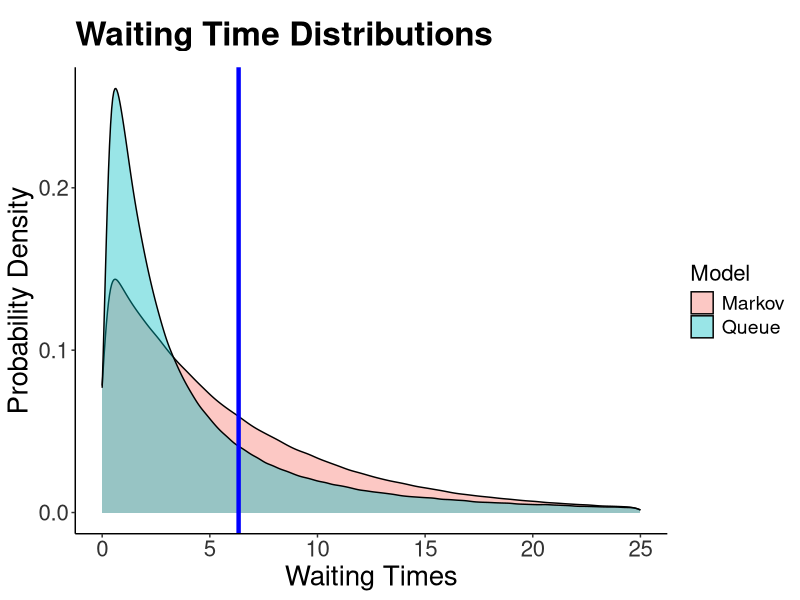
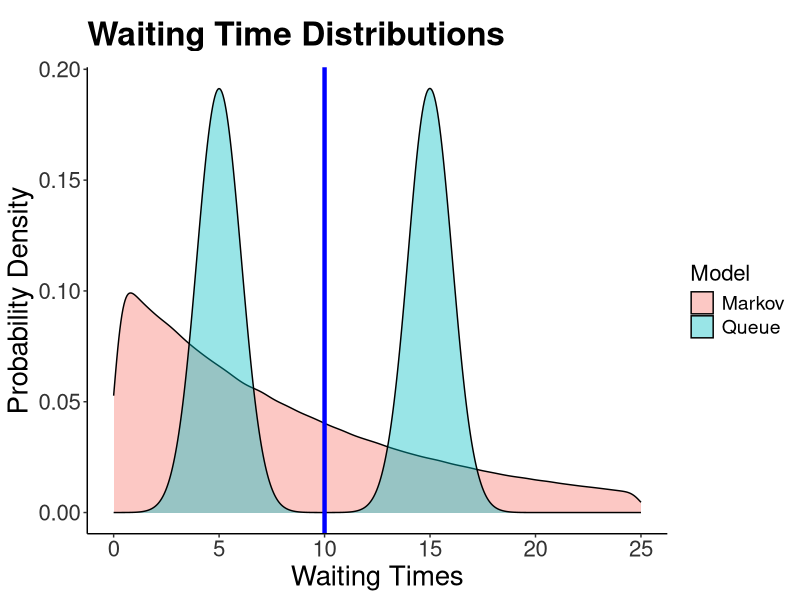
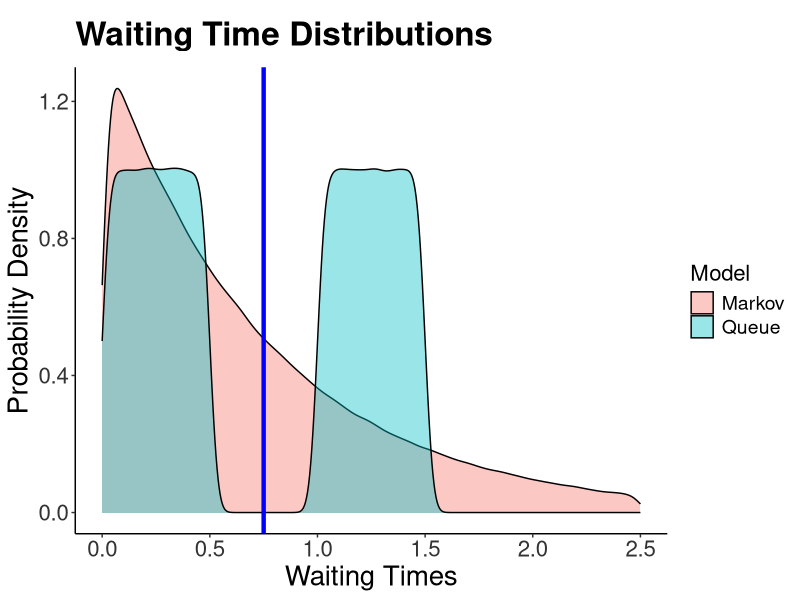

The R source for these figures, in order:
library(ggplot2)

n <- 1000000

lognorm <- rlnorm(n,meanlog=1,sdlog=1.3)

sample_mean <- mean(lognorm)

exponential <- rexp(n,rate=1/sample_mean)

Model <- c(rep("Queue",n),rep("Markov",n))

values <- c(lognorm,exponential)

df <- cbind.data.frame(values,Model)

ggplot(df,aes(values,fill=Model))+
  geom_density(alpha=0.4)+
  xlim(c(0,25))+
  ggtitle("Waiting Time Distributions")+
  xlab("Waiting Times")+
  ylab("Probability Density")+
  theme_classic()+
  geom_vline(xintercept=sample_mean,color="blue",size=1.5)+
  theme(axis.text.x = element_text(color = "grey20", size = 16),
        axis.text.y = element_text(color = "grey20", size = 16),  
        axis.title.x = element_text(size = 20),
        axis.title.y = element_text(size = 20),
        legend.title=element_text(size=16), 
        legend.text=element_text(size=14),
        plot.title = element_text(size=24, face="bold", margin = margin(10, 0, 10, 0)))




n <- 1000000

mixnorm <- c(rnorm(n/2,mean=5,sd=1),rnorm(n/2,mean=15,sd=1))

sample_mean <- mean(mixnorm)

exponential <- rexp(n,rate=1/sample_mean)

Model <- c(rep("Queue",n),rep("Markov",n))

values <- c(mixnorm,exponential)

df <- cbind.data.frame(values,Model)

ggplot(df,aes(values,fill=Model))+
  geom_density(alpha=0.4)+
  xlim(c(0,25))+
  ggtitle("Waiting Time Distributions")+
  xlab("Waiting Times")+
  ylab("Probability Density")+
  theme_classic()+
  geom_vline(xintercept=sample_mean,color="blue",size=1.5)+
  theme(axis.text.x = element_text(color = "grey20", size = 16),
      axis.text.y = element_text(color = "grey20", size = 16),  
      axis.title.x = element_text(size = 20),
      axis.title.y = element_text(size = 20),
      legend.title=element_text(size=16), 
      legend.text=element_text(size=14),
      plot.title = element_text(size=24, face="bold", margin = margin(10, 0, 10, 0)))




n <- 1000000

mixunif <- c(runif(n/2,min=0,max=1/2),runif(n/2,min=1,max=3/2))

sample_mean <- mean(mixunif)

exponential <- rexp(n,rate=1/sample_mean)

Model <- c(rep("Queue",n),rep("Markov",n))

values <- c(mixunif,exponential)

df <- cbind.data.frame(values,Model)

ggplot(df,aes(values,fill=Model))+
  geom_density(alpha=0.4)+
  xlim(c(0,2.5))+
  ggtitle("Waiting Time Distributions")+
  xlab("Waiting Times")+
  ylab("Probability Density")+
  theme_classic()+
  geom_vline(xintercept=sample_mean,color="blue",size=1.5)+
  theme(axis.text.x = element_text(color = "grey20", size = 16),
        axis.text.y = element_text(color = "grey20", size = 16),  
        axis.title.x = element_text(size = 20),
        axis.title.y = element_text(size = 20),
        legend.title=element_text(size=16), 
        legend.text=element_text(size=14),
        plot.title = element_text(size=24, face="bold", margin = margin(10, 0, 10, 0)))


exp(-(1/sample_mean)*1.5) #Pr(Wait time > 1.5) = 0.135
pexp(1.5,rate=1/sample_mean,lower.tail = FALSE) #Pr(Wait time > 1.5) = 0.135

